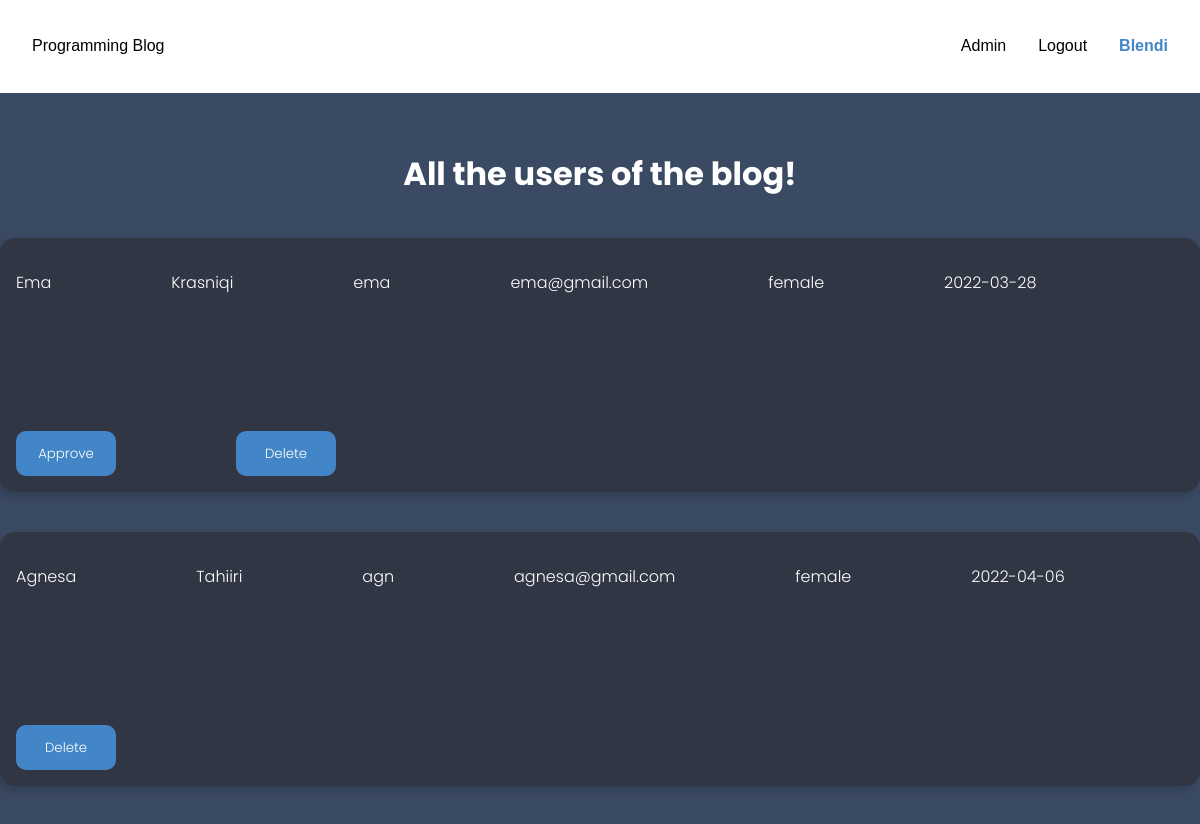
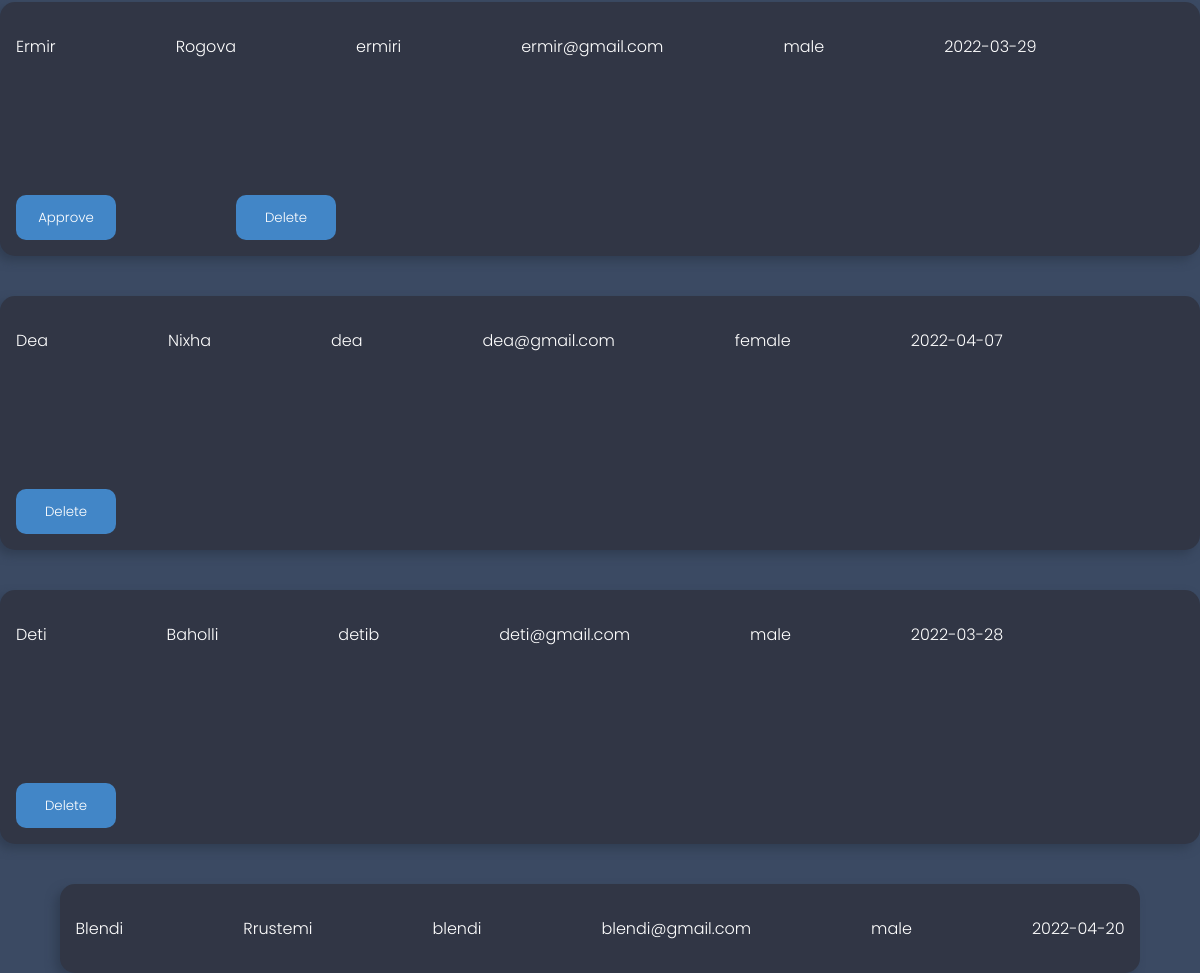
Page /manage_users.php (signed in) on the committed database (2 pictures, top to bottom).
### tables this page shows
CREATE TABLE `users` (
  `U_ID` int(11) NOT NULL,
  `Name` varchar(255) NOT NULL,
  `Surname` varchar(255) NOT NULL,
  `Email` varchar(255) NOT NULL,
  `Username` varchar(255) NOT NULL,
  `Password` varchar(255) NOT NULL,
  `Gender` varchar(255) NOT NULL,
  `DOB` date NOT NULL,
  `Admin` tinyint(1) NOT NULL DEFAULT 0,
  `Registered_User` tinyint(1) NOT NULL DEFAULT 0,
  `Date` timestamp NOT NULL DEFAULT current_timestamp()
);

### common/sessions.php (called while the page is built, shortened)
<?php
if ( isset( $_SESSION['user'] ) ) {
    $user = $_SESSION['user'];
    $name = $user['Name'];
    $role = $user['Admin'];
}else{
    $user = null;
}
?>

### manage_users.php (the view, shortened to what this page needs)
<?php
    require "common/navbar.php";
    require "common/database_connect.php";
    $query = "SELECT * FROM users ORDER BY date DESC";
    $result = mysqli_query($db, $query);
    $user_data = mysqli_fetch_all($result, MYSQLI_ASSOC);
?>
<!DOCTYPE html>
<html lang="en">
<head>
    <link rel="stylesheet" href="style/manage_users.css">
</head>
<body>
    <div class="main-cont">
    <h1>All the users of the blog!</h1>
        <?php foreach ($user_data as $users): ?>
        <div class="page-container">
            <div class="users">
                <div class="users-main">
                    <div class="user-name">
                        <p><?php echo $users['Name']?></p>
                    </div>
                    <div class="user-surname">
                        <p><?php echo $users['Surname']?></p>
                    </div>
                    <div class="user-username">
                        <p><?php echo $users['Username']?></p>
                    </div>
                    <div class="user-email">
                        <p><?php echo $users['Email']?></p>
                    </div>
                    <div class="user-gender">
                        <p><?php echo $users['Gender']?></p>
                    </div>
                    <div class="user-date">
                        <p><?php echo $users['DOB']?></p>
                    </div>
                    <?php if (!$users['Registered_User']):?>
                        <div>
                            <a href="common/approve_user.php?id=<?php echo $users['U_ID']?>"><button class="btn-approve buton">Approve</button></a>
                        </div>
                    <?php endif?>
                    <?php if (!$users['Admin']): ?>
                    <div>
                        <a href="common/delete_user.php?id=<?php echo $users['U_ID']?>"><button class="btn-delete buton">Delete</button></a>
                    </div>
                    <?php endif?>
                </div>
            </div>
        </div>
        <?php endforeach;?>
    </div>
</body>
</html>

### common/navbar.php (shortened to what this page needs)
<?php require "sessions.php"  ?>
<link rel="stylesheet" href="./style/navi.css">
<nav class="navup">
    <ul class="nav-list">
        <li class="nav-item">
            <a href="./index.php">Programming Blog</a>
        </li>
        <?php if ( $user ): ?>
            <?php if ($role): ?>
            <li class="nav-item">
                <a href="./admin_dash.php">Admin</a>
            </li>
            <?php endif ?>
        <li class="nav-item">
            <a href="logout.php">Logout</a>
        </li>
        <?php endif ?>
        <?php if ( $user ): ?>
            <li class="nav-item emri">
            <h4 class="color-user"><?php echo $name ?></h4>
        </li>
        <?php else:  ?>
            <li class="nav-item emri">
            <h4 class="color-user">Guest</h4>
        </li>
        <?php endif ?>
    </ul>
</nav>

### style/navi.css (style rules this page uses)
*:before, *:after { box-sizing: border-box; }
body { font-family: sans-serif; }
.navup { position: fixed; top: 0; width: 100%; }
.nav-list { background: white; box-shadow: 0px 0px 10px var(--clr-gray200); margin: 0; padding: 1rem 0; border-radius: var(--radius); display: flex; justify-content: flex-end; align-items: center; }
.nav-item { list-style: none; margin-right: 2rem; }
.nav-item a { text-decoration: none; color: black; transition: .2s ease-in; }
.nav-item:first-child { margin-right: auto; margin-left: 2rem; }
.color-user { color: #4286c7; font-weight: bold; }

### style/manage_users.css (style rules this page uses)
* { box-sizing: border-box; text-decoration: none; }
html { scroll-behavior: smooth; }
body { margin: 0; padding: 0; padding-top: 120px; background: #3b4a63; }
body, html { width: 100%; height: 100%; }
.page-container { display: flex; flex-wrap: wrap; justify-content: center; margin: 40px 0; gap: 15px; align-items: center; }
.users-main { border: 1px solid #4286c7; padding: 1em; border-radius: 15px; display: flex; flex-wrap: wrap; gap: 120px; background-color: #313645; box-shadow: -5px 5px 10px #313e53; border: none; color: white; font-weight: 300; font-family: 'Poppins', sans-serif; }
h1 { font-family: 'Poppins', sans-serif; color: white; text-align: center; margin: 30px; }
.buton { width: 100px; height: 45px; border-radius: 10px; padding: 10px; background-color: #4286c7; border: none; font-family: 'Poppins', sans-serif; color: white; font-weight: 300; }

### rows in the picture
users: Name "Ema", Surname "Krasniqi", Username "ema", Email "ema@gmail.com", Gender "female", DOB "2022-03-28"
users: Name "Agnesa", Surname "Tahiiri", Username "agn", Email "agnesa@gmail.com", Gender "female", DOB "2022-04-06"
users: Name "Ermir", Surname "Rogova", Username "ermiri", Email "ermir@gmail.com", Gender "male", DOB "2022-03-29"
users: Name "Dea", Surname "Nixha", Username "dea", Email "dea@gmail.com", Gender "female", DOB "2022-04-07"
users: Name "Deti", Surname "Baholli", Username "detib", Email "deti@gmail.com", Gender "male", DOB "2022-03-28"
users: Name "Blendi", Surname "Rrustemi", Username "blendi", Email "blendi@gmail.com", Gender "male", DOB "2022-04-20"

### other values in the picture
$name "Blendi"
